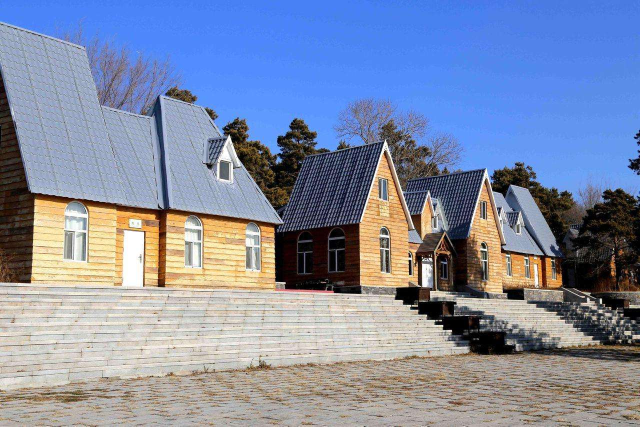
#> input picture timg.jpeg, 1280 x 853 px (shown at 1/2 size)
$ python -i get_derection.py   (imports and definitions only)
#> lines starting #> are read from the running program, lines starting #| are printed output that depends on the picture
### postgresql.py
import pg

def operate_postgre_tbl_product(sql):
    try:
        # pylint: disable=no-member
        db = pg.connect(dbname = 'postgres', host = 'localhost', user = 'postgres', passwd = '123456')

    except Exception as  e:
         print (e.args[0])
         return

    object=db.query(sql).dictresult()


    db.close()
    return object

#print (operate_postgre_tbl_product("select bid from bird"))

# [12 lines left out: function operate_set, not called in this run]

### get_derection.py
import darknet
from deal_derection import deal_object
import cv2
import os
from draw_box import Chinese_plot_box,myThread
from target import Target
#from deal_derection import deal_object
from PIL import Image, ImageDraw, ImageFont
import numpy as np


netMain = None
metaMain = None
altNames = None

last=[]

configPath = "./cfg/yolo4-obj.cfg"
weightPath = "./yolo4-obj_final.weights"
metaPath = "./data/obj.data"

# [2 lines that did not run here, left out]
# [1 line that did not run here, left out]

# [2 lines that did not run here, left out]

# [1 line not run here, left out]

# [55 lines left out: functions cv2ImgAddText, list_contain_name, convertBack, cvDrawBoxes, not called in this run]

def get_img(frame_read):
    frame_rgb = cv2.cvtColor(frame_read, cv2.COLOR_BGR2RGB)
    frame_resized = cv2.resize(frame_rgb,
                                (darknet.network_width(netMain),
                                darknet.network_height(netMain)),
                                interpolation=cv2.INTER_LINEAR)

    darknet.copy_image_from_bytes(darknet_image,frame_resized.tobytes())
    detections = darknet.detect_image(netMain, metaMain, darknet_image, thresh=0.25)
    matImage=np.zeros((darknet.network_height(netMain),darknet.network_width(netMain),3),np.uint8)
    image = cvDrawBoxes(detections, frame_resized,darknet.network_width(netMain)-150,10,(255,0,51),15)
    #cv2.imwrite("test.jpg",image)
    #image = cvDrawBoxes(detections, frame_resized,500,10,(255,0,51),15)
    image = cv2.cvtColor(image, cv2.COLOR_BGR2RGB)
    return image

# [14 lines not run here, left out]

>>> import cv2
>>> picture = cv2.imread('timg.jpeg', cv2.IMREAD_GRAYSCALE)
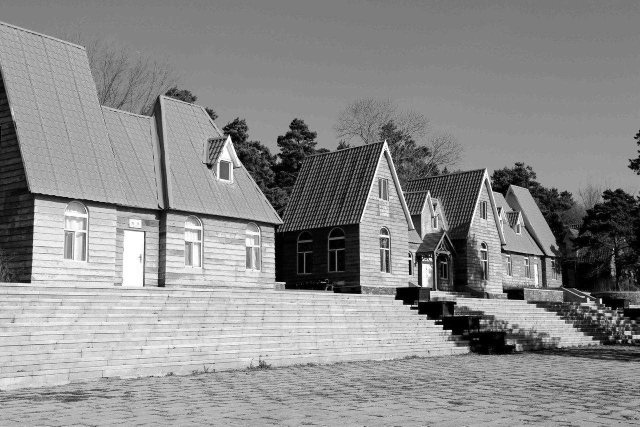
#> picture: shape (853, 1280) (shown at 1/2 size); min 0, max 255, mean 139.9
>>> result = get_img(picture)
#> (the run stopped early here; a loop or call above may not have finished)
